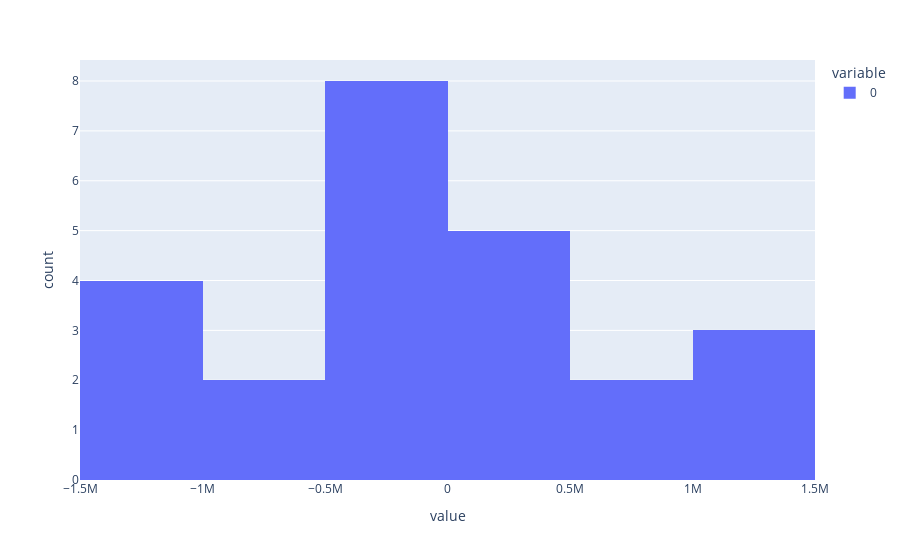

Notebook source saved alongside this figure:
### Code cell
print("Lasso 0.01 \n Proportion of coefficients equal to zero")
print(np.sum(lasso001.coef_==0)/len(lasso001.coef_))
print("\n Distribution of coefficients \n")
px.histogram(lasso001.coef_)

### Figure 1 — Plotly figure (JSON) as saved in the notebook; plotly's stock layout.template omitted (floating-point values rounded to 4 significant figures)
{"data": [{"alignmentgroup": "True", "bingroup": "x", "hovertemplate": "variable=0<br>value=%{x}<br>count=%{y}<extra></extra>", "legendgroup": "0", "marker": {"color": "#636efa"}, "name": "0", "offsetgroup": "0", "orientation": "v", "showlegend": true, "type": "histogram", "x": [-14400.0, -59590.0, 331000.0, -68520.0, 197300.0, -1319000.0, 1264000.0, -1433000.0, -71170.0, -826100.0, -896500.0, -1250000.0, 1037000.0, 149400.0, 1019000.0, 782500.0, -219600.0, -1057000.0, -170000.0, 223300.0, 500300.0, 430800.0, -36910.0, -90920.0], "xaxis": "x", "yaxis": "y"}], "layout": {"barmode": "relative", "legend": {"title": {"text": "variable"}, "tracegroupgap": 0}, "margin": {"t": 60}, "xaxis": {"anchor": "y", "domain": [0, 1], "title": {"text": "value"}}, "yaxis": {"anchor": "x", "domain": [0, 1], "title": {"text": "count"}}}}
